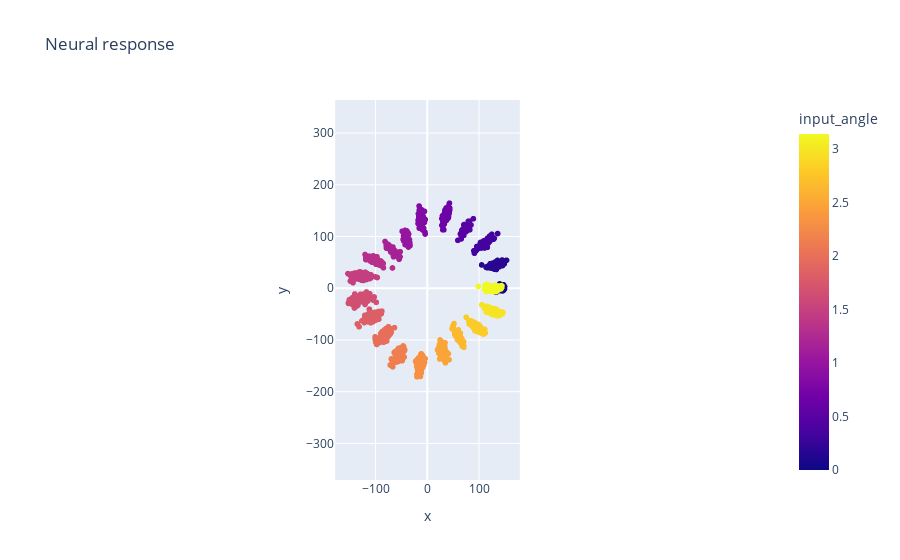

Source (notebook cell):
### Code cell
fig1 = px.scatter(samples, x='x', y='y', color='input_angle', title='Neural response')

fig1.update_xaxes(
    constrain="domain",  # meanwhile compresses the xaxis by decreasing its "domain"
)
fig1.update_yaxes(
    scaleanchor = "x",
    scaleratio = 1,
)

### Figure 1 — Plotly figure (JSON) as saved in the notebook; plotly's stock layout.template omitted (floating-point values rounded to 4 significant figures; data arrays with more than 128 entries replaced by an {"elided": "..."} marker saying what was removed)
{"data": [{"hovertemplate": "x=%{x}<br>y=%{y}<br>input_angle=%{marker.color}<extra></extra>", "legendgroup": "", "marker": {"color": {"elided": "2000 float values"}, "coloraxis": "coloraxis", "symbol": "circle"}, "mode": "markers", "name": "", "showlegend": false, "type": "scattergl", "x": {"elided": "2000 float values"}, "xaxis": "x", "y": {"elided": "2000 float values"}, "yaxis": "y"}], "layout": {"autosize": true, "coloraxis": {"colorbar": {"title": {"text": "input_angle"}}, "colorscale": [[0, "#0d0887"], [0.1111, "#46039f"], [0.2222, "#7201a8"], [0.3333, "#9c179e"], [0.4444, "#bd3786"], [0.5556, "#d8576b"], [0.6667, "#ed7953"], [0.7778, "#fb9f3a"], [0.8889, "#fdca26"], [1, "#f0f921"]]}, "legend": {"tracegroupgap": 0}, "title": {"text": "Neural response"}, "xaxis": {"anchor": "y", "autorange": true, "constrain": "domain", "domain": [0.3672, 0.6328], "range": [-179.5, 180.3], "title": {"text": "x"}, "type": "linear"}, "yaxis": {"anchor": "x", "autorange": true, "domain": [0, 1], "range": [-207.6, 200.7], "scaleanchor": "x", "scaleratio": 1, "title": {"text": "y"}, "type": "linear"}}}
